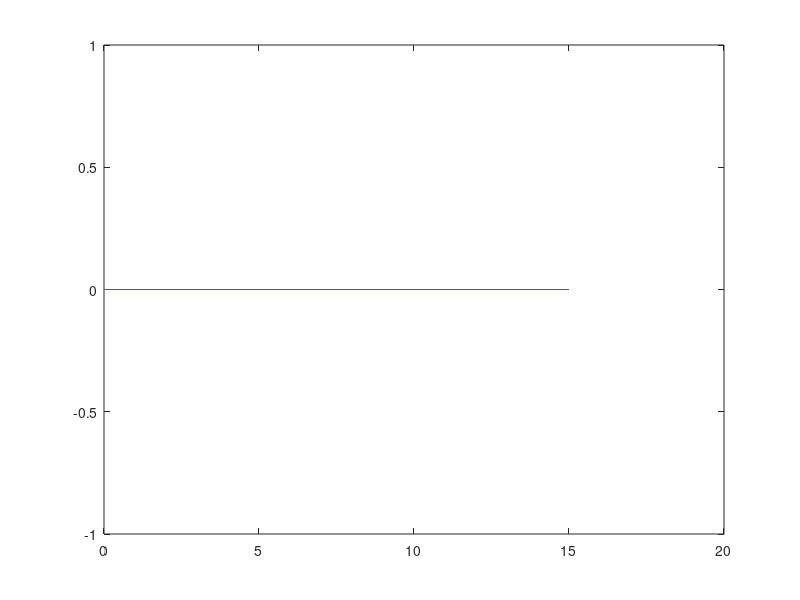
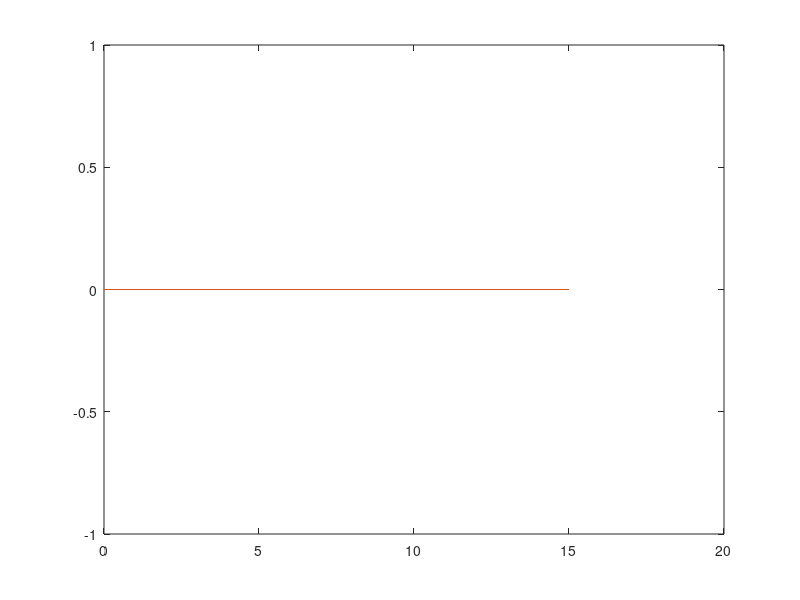

MATLAB code for these plots, in order:
% dft41 Run dft on trivial time domain function
%
% Copyright 2013 Ke-Wei Ma
% keweima at gmail.com
%
% Creates time domain data and applies DFT
% techniques to reconstruct using Fourier.\
%
% Based on BASIC code from "Understanding the
% FFT" by Anders E. Zonst

pi2 = 2 * pi;
k1 = pi / 8;
k2 = 1 / pi;
y = zeros(1,16);    % time domain function

fc = zeros(1,16);   % amplitude of derived
fs = zeros(1,16);

kc = zeros(1,16);   % amplitudes of source
ks = zeros(1,16);   

%*****************
%*  Prompt User  *
%*****************
prompt = 'Select input waveform\n1 - triangle \n2 - shifted cosine\n3 - "Perfect" triangle wave\n';
choice = input(prompt);

%**************************
%*  Generate function     *
%**************************
% Ideally it is not hardcoded for length but so is the book example.
switch choice
    case 1
        % triangle
        i = 0:15;
        k3 = i * k1;
        y = cos(k3) + cos(3*k3)  ./ 9 + cos(5*k3) ./ 25 + cos(7*k3) ./49;
        i = 1:2:7;
        kc(i+1) = 1 ./ i.^2;        % adjust indexing because BASIC is base 0 and
                                    % Matlab is base 1.  Stupid code.
    case 2
        % shifted cosine
        k4 = 3 * pi/8;
        kc(1) = cos(k4);
        ks(1) = sin(k4);
        i = 0:15;
        y = cos(i*k1+k4);      
        
    case 3 
        % perfect triangle
        k2 = pi^2/8;
        k3 = k2/4;
        i = 0:7;
        y = k2 - k3*i;
        i = 8:15;
        y(9:16) = k3 * i - 3*k2;
end

% Plot input wave form.  Too bad BASIC doesn't support easy graphics!
x = 0:15;
plot(x,y);
    

%**************************
% Solve for components    *
%**************************
i = 0:15;
j = 0:15;
fc = sum( cos(j'*i*k1) .* repmat(y',1,16)',2) ./ 16;
fs = sum( sin(j'*i*k1) .* repmat(y',1,16)',2) ./ 16;

%**************************
%*  Print column headers  *
%**************************
fprintf('%4s\t%8s\t%8s\t%8s\t%8s\n','FREQ','F(COS)','F(SIN)','Y(COS)','Y(SIN)');

%***************
% Print Output *
%***************
for i=1:16
    fprintf('%4i\t%8.5f\t%8.5f\t%8.5f\t%8.5f\n',i, fc(i), fs(i),kc(i),ks(i));
end

%**************
% Reconstruct *
%**************
i = 0:15;
j = 0:15;
z = sum( cos(j'*i*k1)' .* repmat(fc',16,1),2) + sum( sin(j'*i*k1)' .* repmat(fs',16,1),2);

%***************
% Print Output *
%***************
fprintf('\n\n');
fprintf('%4s\t%8s\t%8s\n','T','Z(I)','Y(I)');
for i=1:16
    fprintf('%4i\t%8.5f\t%8.5f\n', i-1, z(i), y(i));
end

% Graph both the orginal waveform and reconstructed
figure
i=0:15;
plot(i, z, i, y)

